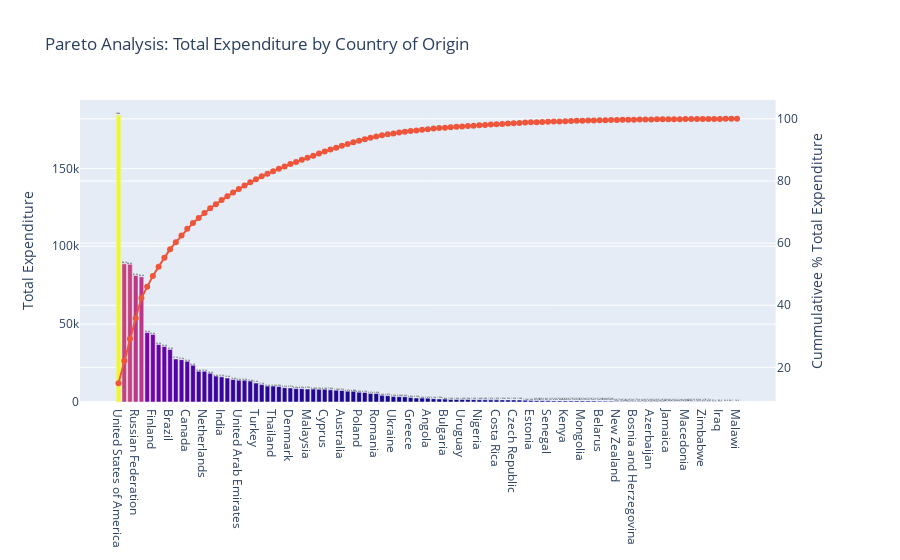

Write notebook code for a chart like this one.
### Code cell
# Pareto Chart Total Expenditure
trace_0 = go.Bar(
    x=df_merged["Country_Name"],
    y=df_merged["Total_Expenditure"],
    marker=dict(color=df_merged["Total_Expenditure"], coloraxis="coloraxis"),
    text=df_merged["Total_Expenditure"],
    textposition="outside",
    textfont=dict(color="black"),
    texttemplate='%{text:.3s}'
)

trace_1 = go.Scatter(
    x=df_merged["Country_Name"],
    y=df_merged["cumulative_perc"],
    mode="markers+lines"
)

fig = make_subplots(specs=[[{"secondary_y": True}]])

fig.add_trace(trace_0)

fig.add_trace(trace_1,secondary_y=True)

fig.update_layout(
    title="Pareto Analysis: Total Expenditure by Country of Origin",
    showlegend=False,
    coloraxis_showscale=False
)

# Set y-axes titles
fig.update_yaxes(title_text="Total Expenditure", secondary_y=False),
fig.update_yaxes(title_text="Cummulativee % Total Expenditure", secondary_y=True)

fig.show()

### Figure 1 — Plotly figure (JSON) as saved in the notebook; plotly's stock layout.template omitted (floating-point values rounded to 4 significant figures)
{"data": [{"marker": {"color": [184200.0, 88680.0, 88410.0, 81200.0, 80340.0, 44570.0, 43400.0, 36910.0, 35590.0, 33750.0, 27670.0, 27170.0, 26150.0, 23610.0, 19810.0, 19720.0, 18430.0, 16630.0, 16150.0, 15380.0, 14440.0, 14015, 13950.0, 13400.0, 12160.0, 11170.0, 10200.0, 10200.0, 9993.0, 9212.0, 9006.0, 8593.0, 8554.0, 8290.0, 8285.0, 8192.0, 8182.0, 7827.0, 7580.0, 7369.0, 6967.0, 6879.0, 6300.0, 6121.0, 5513.0, 5423.0, 4265.0, 4068.0, 3498.0, 3444.0, 3427.0, 2852.0, 2551.0, 2502.0, 2471.0, 2134.0, 1950.0, 1861.0, 1637.0, 1617.0, 1617.0, 1589.0, 1503.0, 1460.0, 1399.0, 1374.0, 1373.0, 1328.0, 1321.0, 1292.0, 1276.0, 1153.0, 1002.0, 853.2, 851.4, 812.7, 720.0, 701.8, 685.7, 675.2, 663.4, 653.3, 637.4, 621.2, 529.2, 509.1, 505.1, 366.7, 353.7, 324.9, 317.2, 311.3, 296.8, 293.5, 264.7, 250.3, 237.9, 234.0, 228.7, 207.9, 207.3, 159.4, 127, 123.8, 97.55, 85.55, 56, 30.13, 14.9], "coloraxis": "coloraxis"}, "text": [184200.0, 88680.0, 88410.0, 81200.0, 80340.0, 44570.0, 43400.0, 36910.0, 35590.0, 33750.0, 27670.0, 27170.0, 26150.0, 23610.0, 19810.0, 19720.0, 18430.0, 16630.0, 16150.0, 15380.0, 14440.0, 14015, 13950.0, 13400.0, 12160.0, 11170.0, 10200.0, 10200.0, 9993.0, 9212.0, 9006.0, 8593.0, 8554.0, 8290.0, 8285.0, 8192.0, 8182.0, 7827.0, 7580.0, 7369.0, 6967.0, 6879.0, 6300.0, 6121.0, 5513.0, 5423.0, 4265.0, 4068.0, 3498.0, 3444.0, 3427.0, 2852.0, 2551.0, 2502.0, 2471.0, 2134.0, 1950.0, 1861.0, 1637.0, 1617.0, 1617.0, 1589.0, 1503.0, 1460.0, 1399.0, 1374.0, 1373.0, 1328.0, 1321.0, 1292.0, 1276.0, 1153.0, 1002.0, 853.2, 851.4, 812.7, 720.0, 701.8, 685.7, 675.2, 663.4, 653.3, 637.4, 621.2, 529.2, 509.1, 505.1, 366.7, 353.7, 324.9, 317.2, 311.3, 296.8, 293.5, 264.7, 250.3, 237.9, 234.0, 228.7, 207.9, 207.3, 159.4, 127, 123.8, 97.55, 85.55, 56, 30.13, 14.9], "textfont": {"color": "black"}, "textposition": "outside", "texttemplate": "%{text:.3s}", "type": "bar", "x": ["United States of America", "United Kingdom", "China", "Russian Federation", "France", "Japan", "Finland", "Italy", "Sweden", "Brazil", "Switzerland", "Korea", "Canada", "Argentina", "Norway", "Netherlands", "Israel", "Taiwan", "India", "Chile", "Kazakhstan", "United Arab Emirates", "Indonesia", "Singapore", "Turkey", "Mexico", "Andorra", "Thailand", "Colombia", "Belgium", "Denmark", "Portugal", "Hong Kong", "Malaysia", "Saudi Arabia", "Georgia", "Cyprus", "Austria", "Ireland", "Australia", "Egypt", "South Africa", "Poland", "Philippines", "Venezuela", "Romania", "Latvia", "Ecuador", "Ukraine", "Lebanon", "Peru", "Greece", "Panama", "Jordan", "Angola", "Luxembourg", "Kuwait", "Bulgaria", "Guatemala", "Lithuania", "Uruguay", "Trinidad and Tobago", "Vietnam", "Nigeria", "Algeria", "Pakistan", "Costa Rica", "Puerto Rico", "Mozambique", "Czech Republic", "Dominican Republic", "Cayman Islands", "Estonia", "Malta", "Botswana", "Senegal", "Bahrain", "Sri Lanka", "Kenya", "Uzbekistan", "Qatar", "Mongolia", "Honduras", "Croatia", "Belarus", "Slovakia (Slovak Republic)", "Iceland", "New Zealand", "Slovenia", "Uganda", "Bosnia and Herzegovina", "Morocco", "Paraguay", "Azerbaijan", "Hungary", "Cote d'Ivoire", "Jamaica", "El Salvador", "Oman", "Macedonia", "Moldova", "Nicaragua", "Zimbabwe", "Belize", "Bolivia", "Iraq", "Armenia", "Samoa", "Malawi"], "y": [184200.0, 88680.0, 88410.0, 81200.0, 80340.0, 44570.0, 43400.0, 36910.0, 35590.0, 33750.0, 27670.0, 27170.0, 26150.0, 23610.0, 19810.0, 19720.0, 18430.0, 16630.0, 16150.0, 15380.0, 14440.0, 14015, 13950.0, 13400.0, 12160.0, 11170.0, 10200.0, 10200.0, 9993.0, 9212.0, 9006.0, 8593.0, 8554.0, 8290.0, 8285.0, 8192.0, 8182.0, 7827.0, 7580.0, 7369.0, 6967.0, 6879.0, 6300.0, 6121.0, 5513.0, 5423.0, 4265.0, 4068.0, 3498.0, 3444.0, 3427.0, 2852.0, 2551.0, 2502.0, 2471.0, 2134.0, 1950.0, 1861.0, 1637.0, 1617.0, 1617.0, 1589.0, 1503.0, 1460.0, 1399.0, 1374.0, 1373.0, 1328.0, 1321.0, 1292.0, 1276.0, 1153.0, 1002.0, 853.2, 851.4, 812.7, 720.0, 701.8, 685.7, 675.2, 663.4, 653.3, 637.4, 621.2, 529.2, 509.1, 505.1, 366.7, 353.7, 324.9, 317.2, 311.3, 296.8, 293.5, 264.7, 250.3, 237.9, 234.0, 228.7, 207.9, 207.3, 159.4, 127, 123.8, 97.55, 85.55, 56, 30.13, 14.9]}, {"mode": "markers+lines", "type": "scatter", "x": ["United States of America", "United Kingdom", "China", "Russian Federation", "France", "Japan", "Finland", "Italy", "Sweden", "Brazil", "Switzerland", "Korea", "Canada", "Argentina", "Norway", "Netherlands", "Israel", "Taiwan", "India", "Chile", "Kazakhstan", "United Arab Emirates", "Indonesia", "Singapore", "Turkey", "Mexico", "Andorra", "Thailand", "Colombia", "Belgium", "Denmark", "Portugal", "Hong Kong", "Malaysia", "Saudi Arabia", "Georgia", "Cyprus", "Austria", "Ireland", "Australia", "Egypt", "South Africa", "Poland", "Philippines", "Venezuela", "Romania", "Latvia", "Ecuador", "Ukraine", "Lebanon", "Peru", "Greece", "Panama", "Jordan", "Angola", "Luxembourg", "Kuwait", "Bulgaria", "Guatemala", "Lithuania", "Uruguay", "Trinidad and Tobago", "Vietnam", "Nigeria", "Algeria", "Pakistan", "Costa Rica", "Puerto Rico", "Mozambique", "Czech Republic", "Dominican Republic", "Cayman Islands", "Estonia", "Malta", "Botswana", "Senegal", "Bahrain", "Sri Lanka", "Kenya", "Uzbekistan", "Qatar", "Mongolia", "Honduras", "Croatia", "Belarus", "Slovakia (Slovak Republic)", "Iceland", "New Zealand", "Slovenia", "Uganda", "Bosnia and Herzegovina", "Morocco", "Paraguay", "Azerbaijan", "Hungary", "Cote d'Ivoire", "Jamaica", "El Salvador", "Oman", "Macedonia", "Moldova", "Nicaragua", "Zimbabwe", "Belize", "Bolivia", "Iraq", "Armenia", "Samoa", "Malawi"], "xaxis": "x", "y": [14.91, 22.09, 29.24, 35.81, 42.31, 45.92, 49.43, 52.42, 55.3, 58.03, 60.27, 62.47, 64.59, 66.5, 68.1, 69.7, 71.19, 72.54, 73.84, 75.09, 76.26, 77.39, 78.52, 79.61, 80.59, 81.49, 82.32, 83.14, 83.95, 84.7, 85.43, 86.12, 86.82, 87.49, 88.16, 88.82, 89.48, 90.12, 90.73, 91.33, 91.89, 92.45, 92.96, 93.45, 93.9, 94.34, 94.68, 95.01, 95.29, 95.57, 95.85, 96.08, 96.29, 96.49, 96.69, 96.86, 97.02, 97.17, 97.3, 97.43, 97.57, 97.69, 97.82, 97.93, 98.05, 98.16, 98.27, 98.38, 98.48, 98.59, 98.69, 98.79, 98.87, 98.94, 99.0, 99.07, 99.13, 99.19, 99.24, 99.3, 99.35, 99.4, 99.45, 99.5, 99.55, 99.59, 99.63, 99.66, 99.69, 99.71, 99.74, 99.76, 99.79, 99.81, 99.83, 99.85, 99.87, 99.89, 99.91, 99.93, 99.94, 99.96, 99.97, 99.98, 99.98, 99.99, 100.0, 100.0, 100.0], "yaxis": "y2"}], "layout": {"coloraxis": {"showscale": false}, "showlegend": false, "title": {"text": "Pareto Analysis: Total Expenditure by Country of Origin"}, "xaxis": {"anchor": "y", "domain": [0, 0.94]}, "yaxis": {"anchor": "x", "domain": [0, 1], "title": {"text": "Total Expenditure"}}, "yaxis2": {"anchor": "x", "overlaying": "y", "side": "right", "title": {"text": "Cummulativee % Total Expenditure"}}}}
